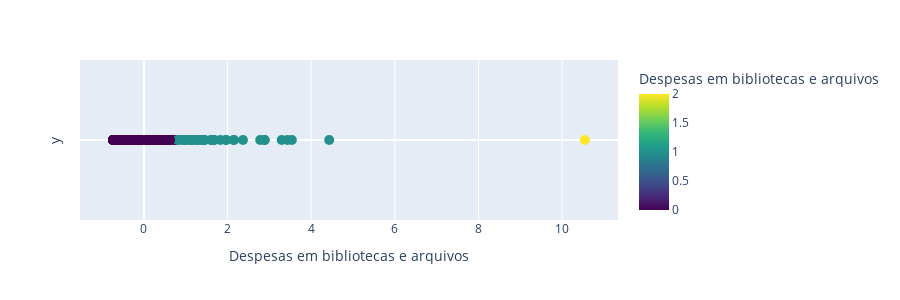

Notebook code for this chart:
### Code cell
clustered_df = aplicar_kmeans(df_despesas_bibliotecas_arquivos, 3, nome_cluster='Despesas em bibliotecas e arquivos')
save_clustered_df_to_csv(clustered_df, "csv_files/", "8_Despesas em bibliotecas e arquivos.csv")

### Figure 1 — Plotly figure (JSON) as saved in the notebook; plotly's stock layout.template omitted (floating-point values rounded to 4 significant figures; data arrays with more than 128 entries replaced by an {"elided": "..."} marker saying what was removed)
{"data": [{"customdata": {"elided": "308x3 mixed values"}, "hovertemplate": "valor=%{x}<br>y=%{y}<br>local=%{customdata[0]}<br>codigo=%{customdata[1]}<br>Despesas em bibliotecas e arquivos=%{marker.color}<extra></extra>", "legendgroup": "", "marker": {"color": {"elided": "308 int values"}, "coloraxis": "coloraxis", "size": 10, "symbol": "circle"}, "mode": "markers", "name": "", "orientation": "v", "showlegend": false, "type": "scatter", "x": {"elided": "308 float values"}, "xaxis": "x", "y": {"elided": "308 int values"}, "yaxis": "y"}], "layout": {"coloraxis": {"colorbar": {"title": {"text": "Despesas em bibliotecas e arquivos"}}, "colorscale": [[0, "#440154"], [0.1111, "#482878"], [0.2222, "#3e4989"], [0.3333, "#31688e"], [0.4444, "#26828e"], [0.5556, "#1f9e89"], [0.6667, "#35b779"], [0.7778, "#6ece58"], [0.8889, "#b5de2b"], [1, "#fde725"]]}, "height": 300, "legend": {"tracegroupgap": 0}, "margin": {"t": 60}, "xaxis": {"anchor": "y", "domain": [0, 1], "title": {"text": "Despesas em bibliotecas e arquivos"}}, "yaxis": {"anchor": "x", "domain": [0, 1], "showgrid": false, "showticklabels": false, "title": {"text": "y"}}}}
